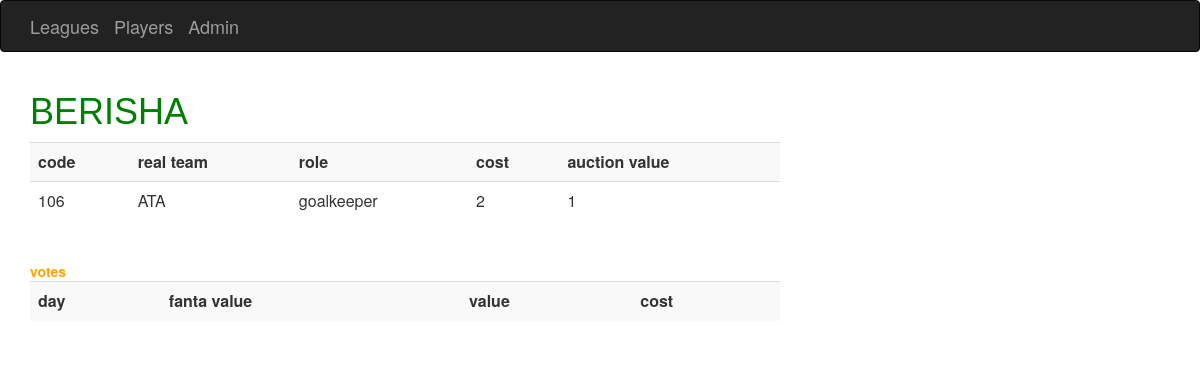
Before: /fantalega/players/5/ with the older database file.
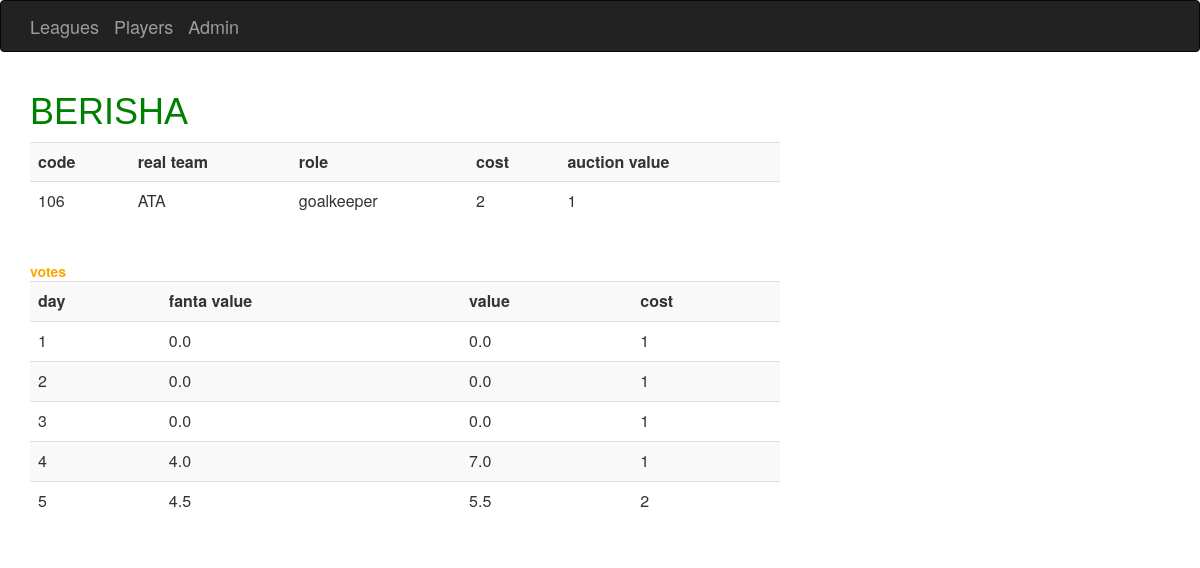
After: the same page with the newer database file.
### fantalega/models.py (models this page shows, shortened)
class Player(models.Model):
    code = models.IntegerField()
    name = models.CharField(max_length=32)
    real_team = models.CharField(max_length=3)
    cost = models.IntegerField()
    auction_value = models.IntegerField()
    role = models.CharField(max_length=16)
    team = models.ForeignKey(Team, null=True)

class Evaluation(models.Model):
    league = models.ForeignKey(League, related_name='league_votes')
    player = models.ForeignKey(Player, related_name='player_votes')
    day = models.IntegerField()
    net_value = models.FloatField()
    fanta_value = models.FloatField()
    cost = models.IntegerField()

### fantalega/views.py (the view)
# urls.py: url(r'^players/(?P<player_id>[0-9]+)/$', views.player_details,
def player_details(request, player_id):
    player = Player.objects.get(id=int(player_id))
    votes = player.player_votes.all()
    context = {'player': player, 'votes': votes}
    return render(request, 'fantalega/player.html', context)

### fantalega/templates/fantalega/player.html
{% extends 'fantalega/base.html' %}
{% block content %}
	<font face="Arial">
		<h1><font color="green">{{ player.name }}</font></h1>
	</font>
	<table class="table table-striped" width="100%">
	  <tr>
		  <th>code</th>
		  <th>real team</th>
		  <th>role</th>
		  <th>cost</th>
		  <th>auction value</th>
	  </tr>
	  <tr>
		  <td>{{ player.code }}</td>
		  <td>{{ player.real_team }}</td>
		  <td>{{ player.role }}</td>
		  <td>{{ player.cost }}</td>
		  <td>{{ player.auction_value }}</td>
	  </tr>
	</table>
    <br>
    <b><font color="orange">votes</font></a></b>
    <br>
	<table class="table table-striped" width="100%">
	  <tr>
		  <th>day</th>
		  <th>fanta value</th>
		  <th>value</th>
		  <th>cost</th>
	  </tr>
        {% for vote in votes %}
          <tr>
			  <td>{{ vote.day }}</td>
			  <td>{{ vote.fanta_value }}</td>
			  <td>{{ vote.net_value }}</td>
			  <td>{{ vote.cost }}</td>
    	  </tr>
	   {% endfor %}
	</table>
{% endblock %}

### fantalega/templates/fantalega/base.html (shortened to what this page needs)
{% load staticfiles %}
{% load bootstrap3 %}
{% bootstrap_css %}
{% block navbar %}
  <div class="navbar navbar-inverse" role="navigation">
    <div class="container">
          <div class="navbar-header">
            <a class="navbar-brand" href="{% url 'leagues' %}">Leagues</a></div>
          <div class="navbar-header">
            <a class="navbar-brand" href="{% url 'players' %}">Players</a></div>
          <div class="navbar-header">
            <a class="navbar-brand" href="\admin">Admin</a></div>
    </div>
  </div>
{% endblock %}
<html>
    <head>
    </head>
    <body>
        <div class="content container">
            <div class="row">
                <div class="col-md-8">
                    {% block content %}
                    {% endblock %}
                </div>
                <br>
            </div>
        </div>
    </body>
</html>

Changed rows visible on the page:
added Evaluation: day "1", fanta_value "0.0", net_value "0.0", cost "1"
added Evaluation: day "2", fanta_value "0.0", net_value "0.0", cost "1"
added Evaluation: day "3", fanta_value "0.0", net_value "0.0", cost "1"
added Evaluation: day "4", fanta_value "4.0", net_value "7.0", cost "1"
added Evaluation: day "5", fanta_value "4.5", net_value "5.5", cost "2"
